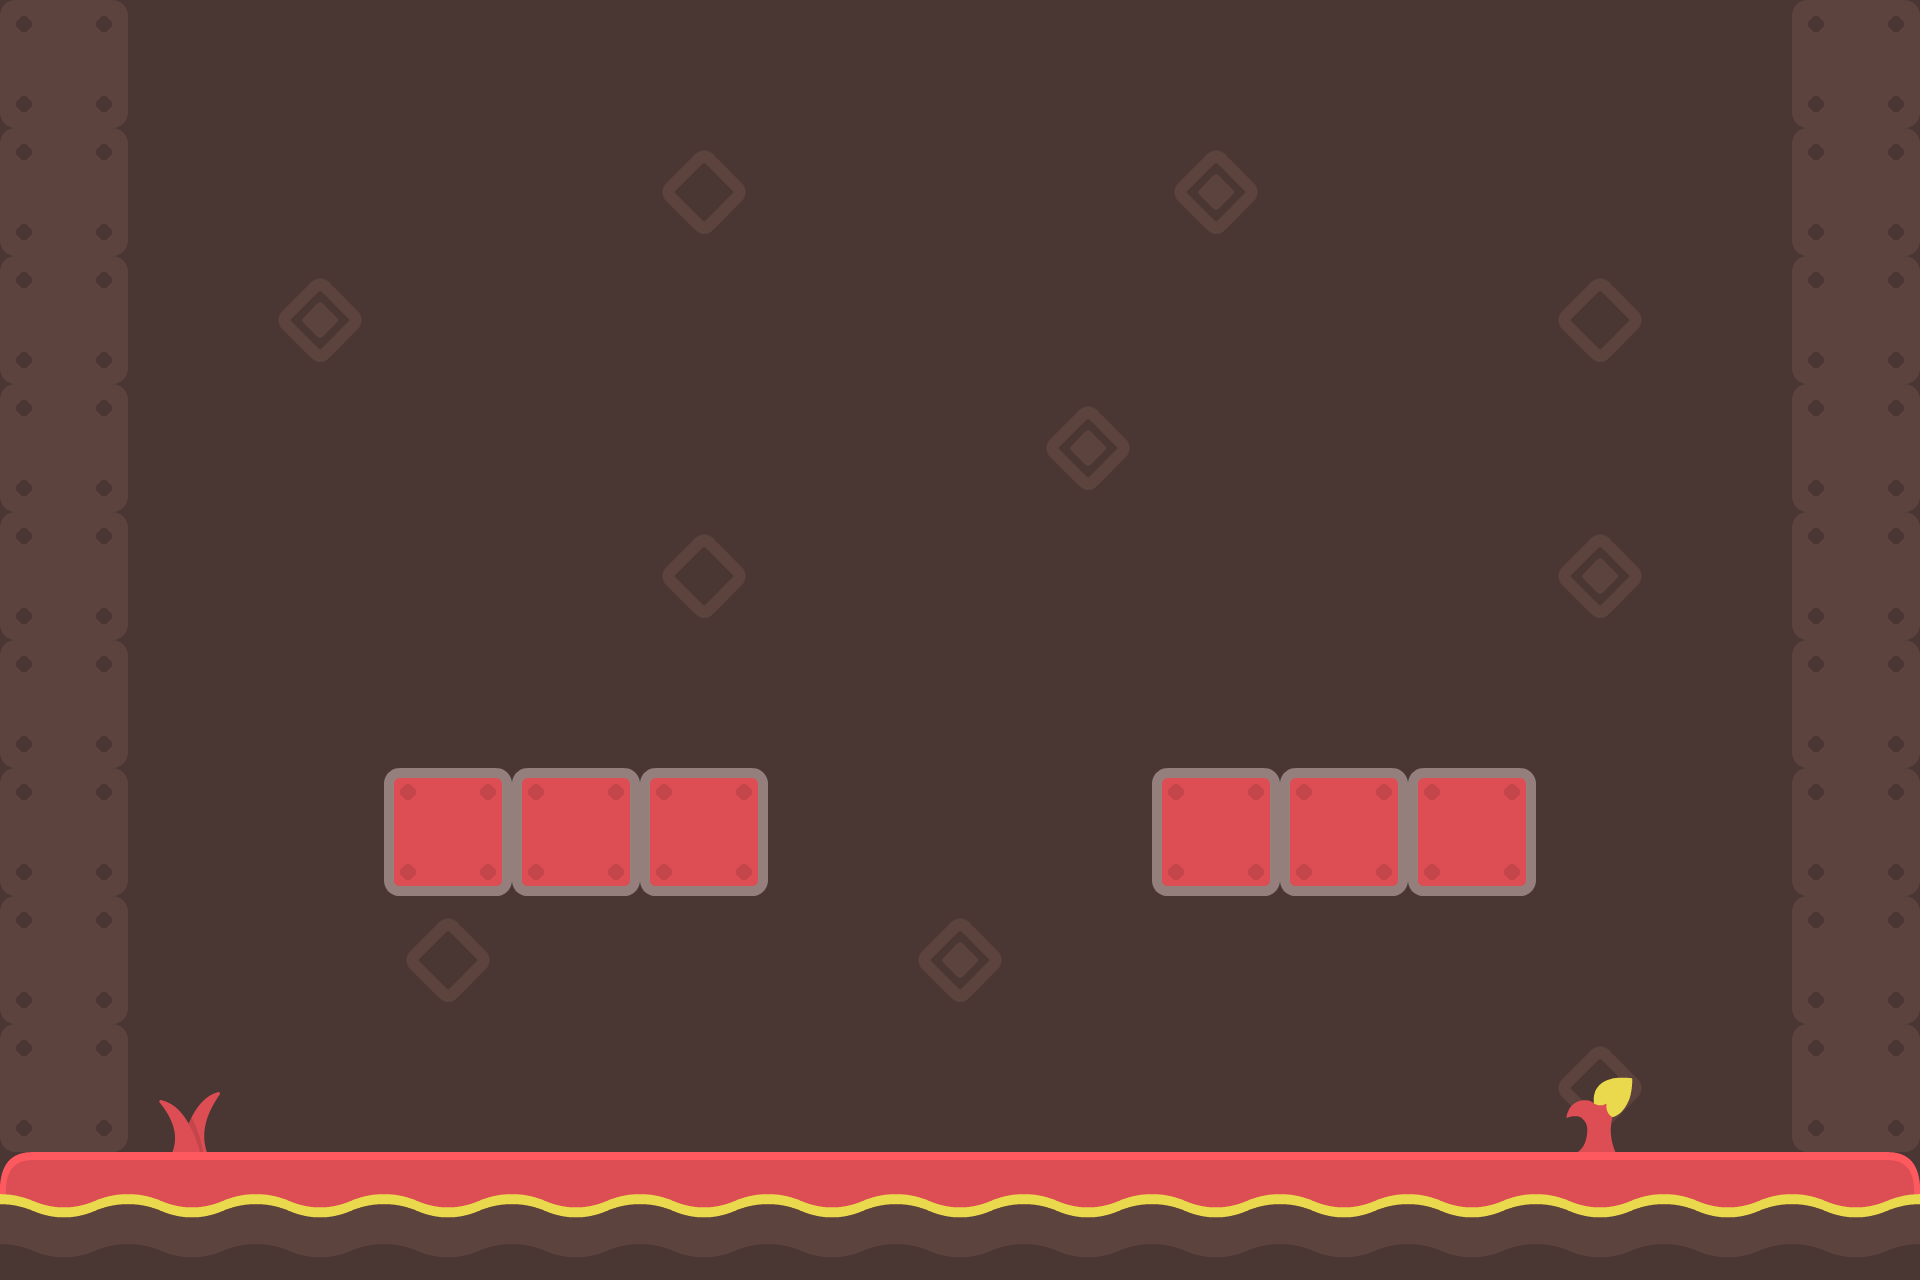

A 2D game scene composited from a Tiled map and its tileset images. What follows is a short description and the map's XML, with every tile layer's data as written:
An orthogonal 15x10 tile map with 128x128 px tiles, 2 tile layers (Tile Layer 2, Tile Layer 1) and 4 objects (4x static_collider).

<map version="1.0" orientation="orthogonal" renderorder="right-down" width="15" height="10" tilewidth="128" tileheight="128" nextobjectid="10">
 <tileset firstgid="1" name="tilesheet_complete_2X" tilewidth="128" tileheight="128" tilecount="264" columns="22">
  <image source="../images/tilesheet_complete_2X.png" width="2816" height="1536" />
  <tile id="0">
   <objectgroup draworder="index" name="Brown Background" />
  </tile>
  <tile id="1">
   <objectgroup draworder="index" name="Left Red Floor Edge">
    <object id="0" type="static_collider" x="0" y="0" width="128" height="128" />
   </objectgroup>
  </tile>
  <tile id="2">
   <objectgroup draworder="index" name="Flat Red Floor">
    <object id="0" type="static_collider" x="0" y="0" width="128" height="128" />
   </objectgroup>
  </tile>
  <tile id="3">
   <objectgroup draworder="index" name="Right Red Floor Edge">
    <object id="0" type="static_collider" x="0" y="0" width="128" height="128" />
   </objectgroup>
  </tile>
  <tile id="4">
   <objectgroup draworder="index" />
  </tile>
  <tile id="129">
   <objectgroup draworder="index" name="Wall" />
  </tile>
  <tile id="133">
   <objectgroup draworder="index" />
  </tile>
  <tile id="134">
   <objectgroup draworder="index" />
  </tile>
  <tile id="135">
   <objectgroup draworder="index" />
  </tile>
  <tile id="136">
   <objectgroup draworder="index" />
  </tile>
  <tile id="151">
   <objectgroup draworder="index" name="Wall" />
  </tile>
  <tile id="192">
   <objectgroup draworder="index" />
  </tile>
  <tile id="194">
   <objectgroup draworder="index" name="Red Block">
    <object id="0" type="static_collider" x="0" y="0" width="128" height="128" />
   </objectgroup>
  </tile>
  <tile id="216">
   <objectgroup draworder="index" />
  </tile>
 </tileset>
 <layer name="Tile Layer 2" width="15" height="10">
  <data encoding="csv">
1,1,1,1,1,1,1,1,1,1,1,1,1,1,1,
1,1,1,1,1,23,1,1,1,45,1,1,1,1,1,
1,1,45,1,1,1,1,1,1,1,1,1,23,1,1,
1,1,1,1,1,1,1,1,45,1,1,1,1,1,1,
1,1,1,1,1,23,1,1,1,1,1,1,45,1,1,
1,1,1,1,1,1,1,1,1,1,1,1,1,1,1,
1,1,1,1,1,1,1,1,1,1,1,1,1,1,1,
1,1,1,23,1,1,1,45,1,1,1,1,1,1,1,
1,1,1,1,1,1,1,1,1,1,1,1,23,1,1,
1,1,1,1,1,1,1,1,1,1,1,1,1,1,1
</data>
 </layer>
 <layer name="Tile Layer 1" width="15" height="10">
  <data encoding="csv">
193,0,0,0,0,0,0,0,0,0,0,0,0,0,193,
193,0,0,0,0,0,0,0,0,0,0,0,0,0,193,
193,0,0,0,0,0,0,0,0,0,0,0,0,0,193,
193,0,0,0,0,0,0,0,0,0,0,0,0,0,193,
193,0,0,0,0,0,0,0,0,0,0,0,0,0,193,
193,0,0,0,0,0,0,0,0,0,0,0,0,0,193,
193,0,0,195,195,195,0,0,0,195,195,195,0,0,193,
193,0,0,0,0,0,0,0,0,0,0,0,0,0,193,
193,10,0,0,0,0,0,0,0,0,0,0,32,0,193,
2,3,3,3,3,3,3,3,3,3,3,3,3,3,4
</data>
 </layer>
</map>
